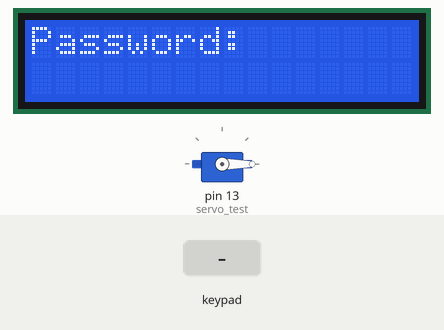
Recording of a sketch running on a simulated Arduino Mega 2560, built with avr-gcc and run on an emulated ATmega2560. Parts: servo, 16×2 character LCD. The test bench sets the inputs (shaded band).

Above: at 1.2 s.
1.3 s: keypad keys 1 2 3 4 # pressed 0.4 s apart
At 4.9 s:
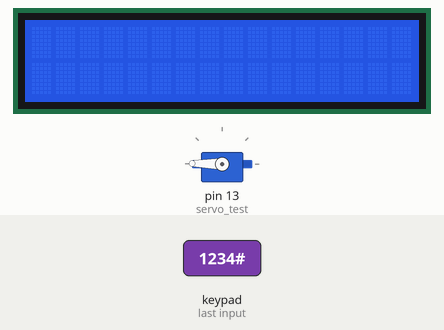
5.1 s: key '*' pressed
At 6.7 s:
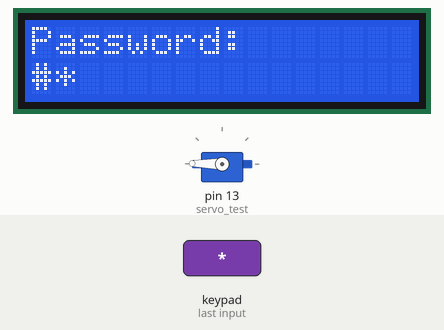
7.2 s: key '#' pressed
At 8.1 s:
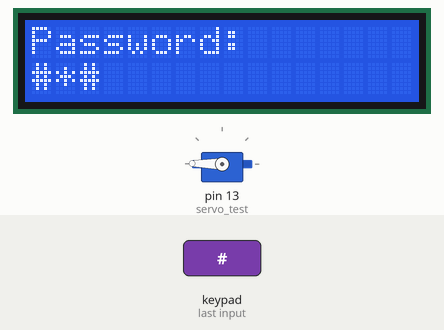
8.7 s: keypad keys 2 6 2 7 2 8 * pressed 0.4 s apart
At 12.0 s:
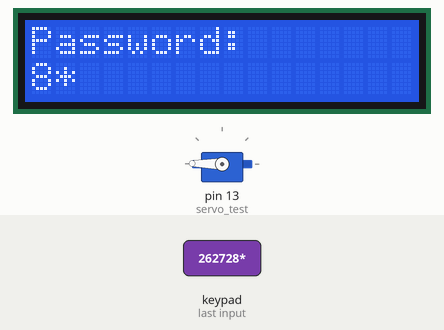
13.0 s: key '*' pressed
At 13.3 s:
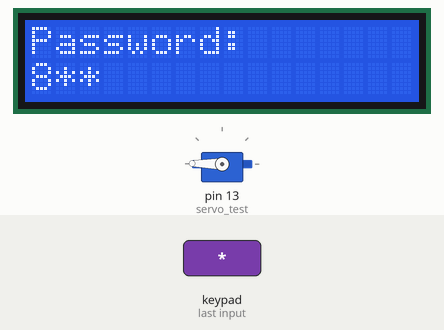
14.5 s: key '1' pressed
At 15.1 s:
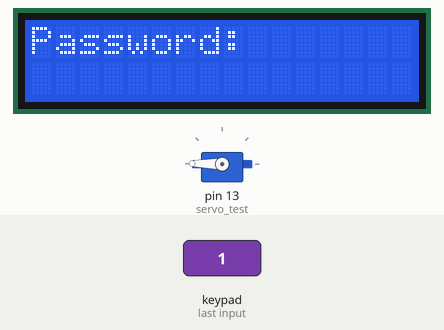
Timing chart, 0 to 17.0 s (numbered marks = the images above; inputs shaded):
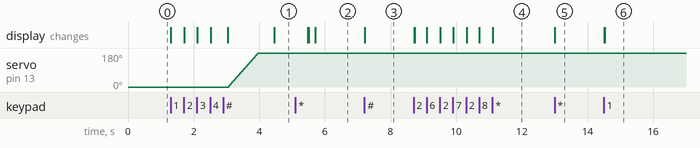

Measured:
- after the input at 1.3 s, servo on pin 13 (servo_test): moves from 0° to 179° over 0.89 s, starting after 1.8 s; the display: first changes at once (image 1 shows a later state)
- after the input at 5.1 s, the display: first differs from a run without the input after 0.61 s (image 2)
- after the input at 7.2 s, the display: changes at once (image 3)
- after the input at 8.7 s, the display: first changes at once (image 4 shows a later state)
- after the input at 13.0 s, the display: changes at once (image 5)
- after the input at 14.5 s, the display: first changes at once (image 6 shows a later state)

The sketch:

tastat_v2_2.ino
```cpp
#include <LiquidCrystal_I2C.h>
#include <Servo.h>
#include <Wire.h>
#include <Keypad.h>
#include <dht.h>

#define jelszo_hossz 5
#define DHT11_pin 10

int tengely=0;
int temphum;

char Data[jelszo_hossz];
char goodcode[jelszo_hossz] = "1234";
byte data_szamlalo=0, code_szamlalo=0;
bool goodpass;

const byte sor = 4;
const byte oszlop = 3;
char tasta [sor][oszlop] = {
  {'1', '2', '3'},
  {'4', '5', '6'},
  {'7', '8', '9'},
  {'*', '0', '#'}
};
byte sorPins[sor] = {22, 23, 24, 25};
byte oszlopPins[oszlop] = {26, 27, 28};


Keypad billpad = Keypad(makeKeymap(tasta), sorPins, oszlopPins, sor, oszlop);

LiquidCrystal_I2C lcd(0x27, 16, 2);

Servo servo_test;

dht DHT;

void setup()
{
  servo_test.attach(13);
  servo_test.write(0);
  lcd.init();
  lcd.backlight();
}

void nyit() {
    for (tengely=0; tengely<180; tengely++){
    servo_test.write(tengely);
    delay(5);
       }
}

void zar() {
    for (tengely=180; tengely>0; tengely--){
    servo_test.write(tengely);
    delay(5);
         }
}

void temper() {
  temphum=DHT.read11(DHT11_pin);
  lcd.clear();
  lcd.print("Temperature: ");
  lcd.print(DHT.temperature);
  lcd.print(" C");
  lcd.setCursor(0,1);
  lcd.print("Humidity: ");
  lcd.print(DHT.humidity);
  lcd.print(" %");
  delay(1500);
}


void loop(){
       lcd.setCursor(0,0);
       lcd.print("Password:");

  char bill = billpad.getKey();
  if (bill) {
    Data[data_szamlalo]=bill;
    lcd.setCursor(data_szamlalo,1);
    lcd.print(Data[data_szamlalo]);
    data_szamlalo++;
  }
  if (data_szamlalo==jelszo_hossz-1){
        lcd.clear();
        data_szamlalo=0; code_szamlalo=0;
     if(!strcmp(Data,goodcode)) {
      lcd.print("Correct");
      delay(500);
      if (tengely==0)  {
        lcd.clear();
        lcd.print("deadlock opening");
        nyit();
        delay(500);
        lcd.clear();
      }
      else {
        lcd.clear();
        lcd.print("deadlock closing");
        zar();
        delay(500);
        lcd.clear();
      }
      delay(1000);

  }
  }
  }
```
